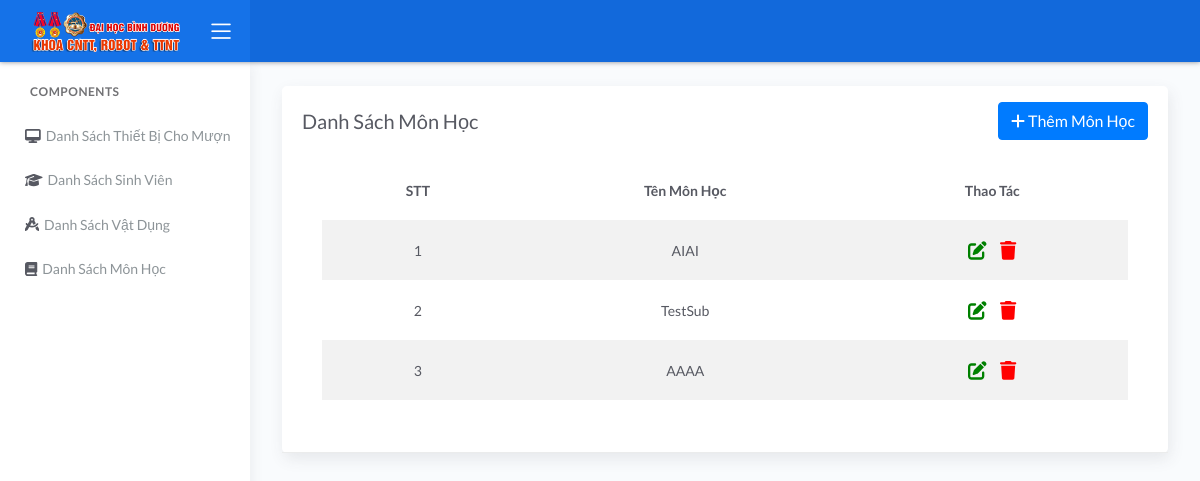
Page /subject-list/ on the committed database.
### api/models.py (models this page shows, shortened)
class Subject(models.Model):
    subject_name = models.CharField(max_length = 50, null = False)
    students = models.ManyToManyField(Student, blank=True, symmetrical=False, related_name="student_list")
    items = models.ManyToManyField(ItemCategory, blank=True, symmetrical=False)

### api/views.py (the view)
# urls.py: path('subject-list/', subject_list, name="subject-list"),
def subject_list(request):
    subject_list = Subject.objects.all()
    context = {
        "subject_list" : subject_list
    }
    return render(request, "api/subject-list.html", context=context)

### templates/api/subject-list.html (shortened to what this page needs)
{% extends "api/base.html" %}
{% load static %}
{% block content %}
<div class="row">
    <div class="col-md-12">
        <div class="card">
            <div class="card-header">
                <div class="d-flex align-items-center">
                    <h4 class="card-title">Danh Sách Môn Học</h4>
                    <button class="btn btn-primary btn-round ml-auto" data-toggle="modal" data-target="#addRowSubjectModal">
                        <i class="fa fa-plus"></i>
                        Thêm Môn Học
                    </button>
                </div>
            <div class="card-body">
                <div class="table-responsive">
                    <table id="basic-datatables" class="display table table-striped table-hover">
                        <thead>
                            <tr>
                                <th style="text-align: center;">STT</th>
                                <th style="text-align: center;">Tên Môn Học</th>
                                <th style="text-align: center;">Thao Tác</th>
                            </tr>
                        </thead>
                        <tbody>
                            {% for subject in subject_list %}
                            <tr>
                                <td style="text-align: center;">{{ forloop.counter }}</td>
                                <td style="text-align: center;">{{ subject.subject_name }}</td>
                                <td style="text-align: center;">
                                    <a  href="{% url 'subject-detail' subject.id %}" >
                                        <i style="color:green;" class="fa-solid fa-pen-to-square fa-lg"></i>
                                    </a>
                                    <a  style="margin-left: 10px;" href="{% url 'delete-subject' subject.id %}"  >
                                        <i style="color:red;" class="fa-solid fa-trash fa-lg"></i>
                                    </a>
                                </td>
                            </tr>
                            {% endfor %}
                        </tbody>
                    </table>
                </div>
            </div>
        </div>
    </div>
</div>
{% endblock %}

### rows in the picture
Subject: subject_name "AIAI"
Subject: subject_name "TestSub"
Subject: subject_name "AAAA"
